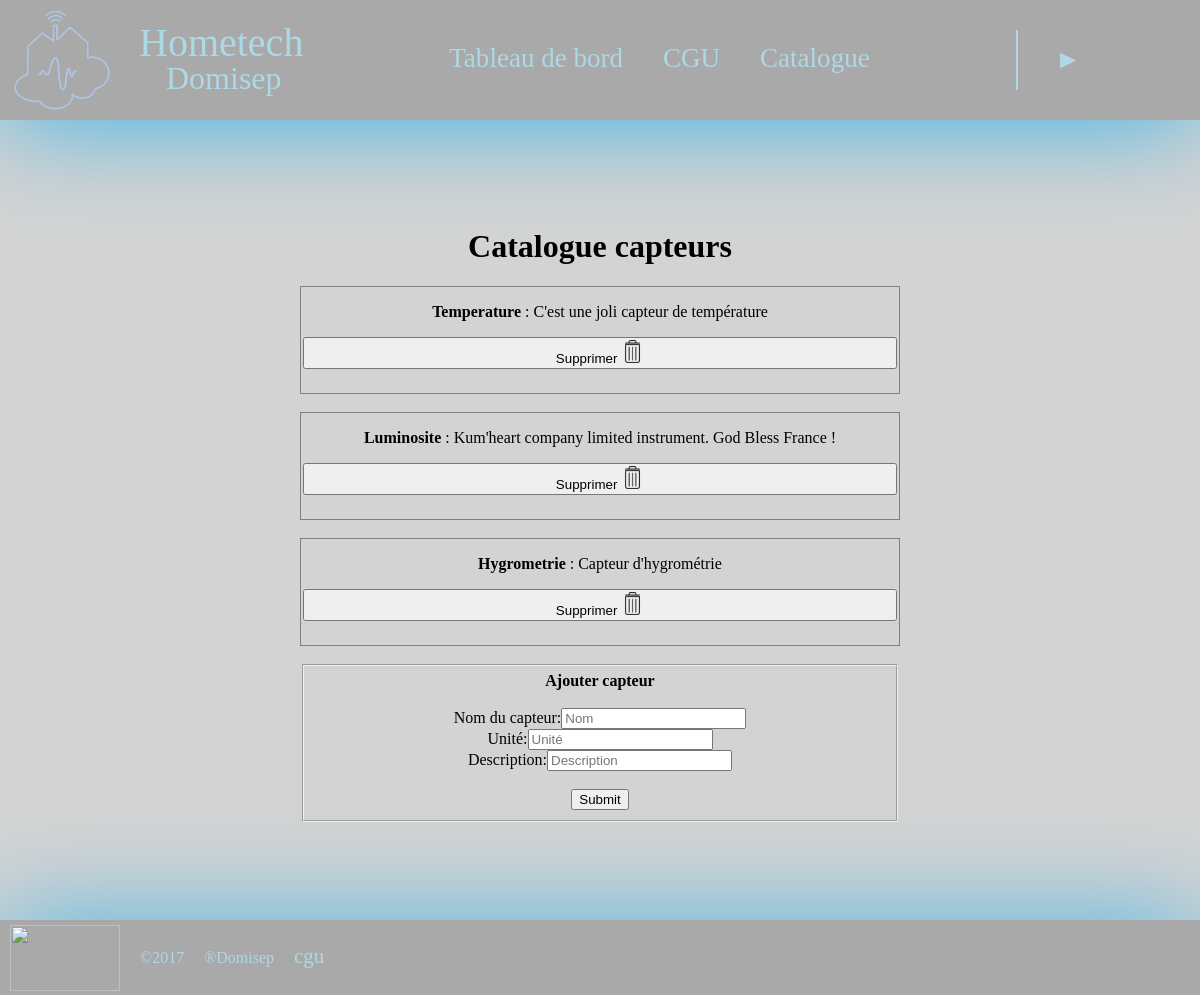
/vues/Catalogue.php, run on an earlier commit of the app's database.
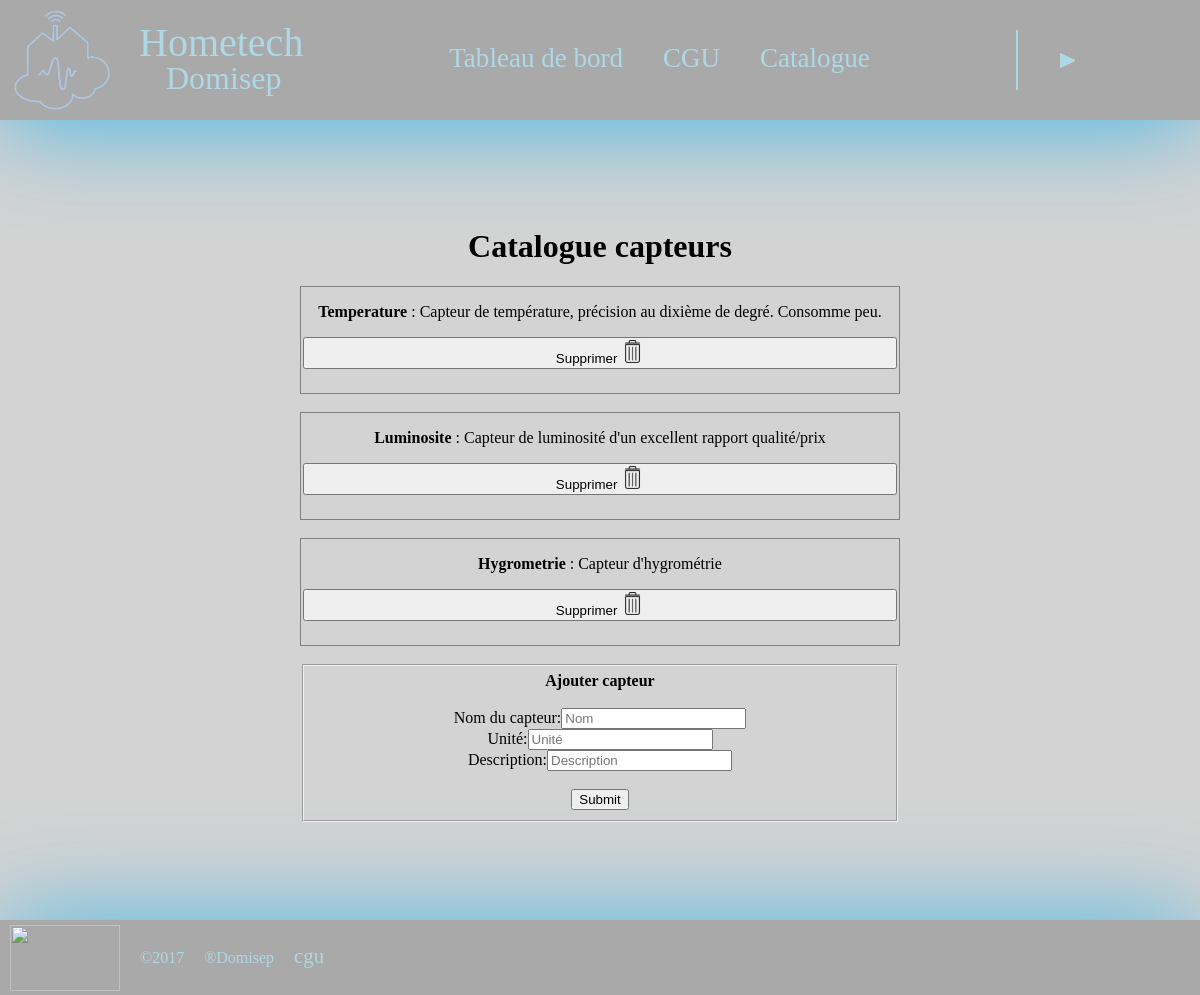
And on a later commit of the database.
### tables this page shows
CREATE TABLE `type_capteur` (
  `id_type_capteur` int(11) NOT NULL,
  `nom_type` text NOT NULL,
  `unite` varchar(100) NOT NULL,
  `description` varchar(200) NOT NULL
);

### vues/Catalogue.php (the view, shortened to what this page needs)
 <!DOCTYPE html>
    <html>
<head>
    <link rel="stylesheet" href="css/style.css">
    <link rel="stylesheet" href="css/footer.css">
    <link rel="stylesheet" href="css/header.css">
    <link rel="stylesheet" href="css/Catalogue.css">
</head>
<body>
<?php include("header_admin.php");?>
<div id="section">
	<h1>Catalogue capteurs</h1>
	<?php
        try
        {
            $bdd = new PDO("mysql:host=localhost;dbname=kum'home;charset=utf8", 'root', '');
        }
        catch(Exception $e)
        {
                die('Erreur : '.$e->getMessage());
        }
        $reponse = $bdd->query('SELECT * FROM type_capteur');
        while ($donnees = $reponse->fetch())
        {
            $id=$donnees["id_type_capteur"];
            echo '<div class=capteur><p><strong>' . htmlspecialchars($donnees['nom_type']) . '</strong> : '. htmlspecialchars($donnees['description']) . '</br></p>' .  '<a href=Supprimer_capteur_catalogue.php?numCapteur='.$id.'><button id="bouton_supprimer" >
                                Supprimer <img id="picto_supprimer" src="http://localhost/APP/image/icone_poubelle.png" title="supprimer" />
                            </button>
</a>' .'</div><br />';
        }
    ?>
    <form id="form2" method="POST" action="Ajout_capteur_catalogue.php">
    	<fieldset>
            <strong>Ajouter capteur</strong><br/><br/>
			<label>Nom du capteur:</label><input type="text" placeholder='Nom' name="Nom"  required/></br>
			<label>Unité:</label><input type="text" name="Unite" placeholder="Unité"  required/></br>
			<label>Description:</label><input type="text" name="Description" placeholder="Description"  required/></br></br>
            <input type="submit">
		</fieldset>
	</form>
</div>
<?php
include("footer_admin.php");
?>
</body>
</html>

What changed in the data, as far as the page shows it:
changed type_capteur "Temperature": description "C'est une joli capteur de température" → "Capteur de température, précision au dixième de degré. Consomme peu."
changed type_capteur "Luminosite": description "Kum'heart company limited instrument. God Bless France !" → "Capteur de luminosité d'un excellent rapport qualité/prix"
